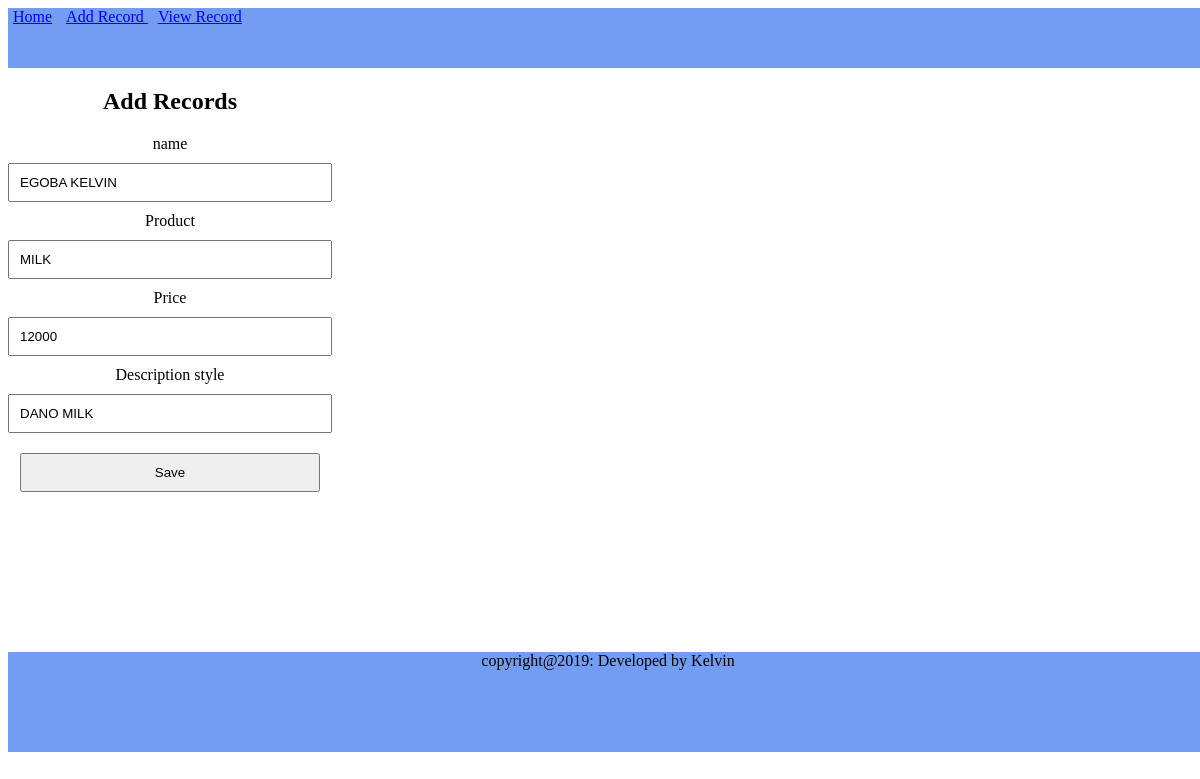
The page /edith/65/ on the database its author committed.
### todoapp/models.py (models this page shows, shortened)
class Record2 (models.Model):
    id = models.AutoField( primary_key=True, serialize=True)
    name  = models.CharField(max_length=100)
    product = models.CharField(max_length=100)
    amount = models.CharField(max_length=100)
    description = models.CharField(max_length=100)

### todoapp/views.py (the view)
# urls.py: path('edith/<int:id>/', views.Edith, name="Edith"),
def Edith(request, id ):
    qry = Record2.objects.get(id=id)
    return render(request, "html/edith.html",
             {
            "name":qry.name, "description":qry.description,
            "product":qry.product, "amount":qry.amount,
             })

### templates/html/edith.html (shortened to what this page needs)
{% extends "html/home.html" %}
{% block content %}
<section class="text-center mydata">
    <form class="myform  text-center" action="update/" method="POST">
        <h1> Add Records </h1>
        <div class="container">
            <div class="row">
                <div class="col">
                    <label role="name">name</label>
                </div>
            </div>
        </div>
        <div class="container">
            <div class="row">
                {% if name %}
                <div class="col">
                    <input type="text" required id="name" name="name" value="{{name}}">
                </div>
                {% endif %}
            </div>
        </div>
        <div class="container">
            <div class="row">
                <div class="col">
                    <label role="name">Product</label>
                </div>
            </div>
        </div>
        <div class="container">
            <div class="row">
                {% if product %}
                <div class="col">
                    <input type="text" required id="product" name="product" value="{{product}}">
                </div>
                {% endif %}
            </div>
        </div>
        <div class="container">
            <div class="row">
                <div class="col">
                    <label role="name"  >Price</label>
                </div>
            </div>
        </div>
        <div class="container">
            <div class="row">
                {% if amount %}
                <div class="col">
                    <input type="text"  required id="price" name="amount" value="{{amount}}">
                </div>
                {% endif %}
            </div>
        </div>
        <div class="container">
            <div class="row">
                <div class="col">
                    <label role="name">Description style</label>
                </div>
            </div>
        </div>
        <div class="container">
            <div class="row">
                {% if description %}
                <div class="col">
                    <input type="text" required id="product" name="d" value="{{description}}">
                </div>
                {% endif %}
            </div>
        </div>
        <div class="container">
            <button type="submit" class="btn btn-success"> Save </button>
        </div>
    </form>
</section>
{% endblock %}

### templates/html/home.html (style rules this page uses)
body { height: 100%; width: 100%; }
input[type="text"],input[type="password"], input[type="email"], input[type="file" ], button[type="submit"], select[type="select"], textarea[type="textarea"] { width: 300px; padding:10px; margin-bottom: 10px; margin-top: 10px; }
section { display: flex; text-align: center; align-items: center; align-content: center; }
.btn { width: 150px }

### rows shown on the page
Record2: name "EGOBA KELVIN", product "MILK", amount "12000", d "DANO MILK"
